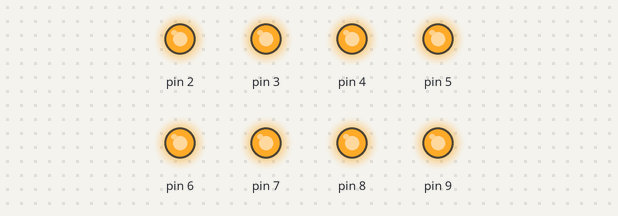
A sketch run on a simulated Arduino Uno, built with avr-gcc and run on an emulated ATmega328P. On the bench: output pins drawn as LEDs (lit = HIGH).

Above: at 0.5 s.
At 3.5 s:
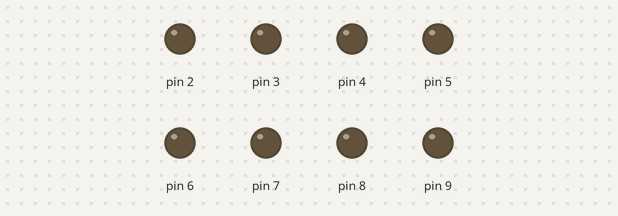
Timing chart, 0 to 4.6 s (numbered marks = the images above):
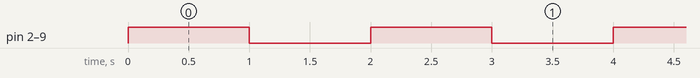

The sketch:

led2.ino
```cpp
int ledPin ; // LED en el pin digital 13
void setup() // configura el pin de salida
{
  for (ledPin=2;ledPin<=9;ledPin++)
   pinMode(ledPin, OUTPUT); // configura el pin 13 comosalida

}
void loop() // inicia el bucle del programa
{
  for (ledPin=2;ledPin<=9;ledPin++)
    digitalWrite(ledPin, HIGH); // activa el LED
    delay(1000); // espera 1 segundo
  for (ledPin=2;ledPin<=9;ledPin++)
      digitalWrite(ledPin, LOW); // desactiva el LED
      delay(1000); // espera 1 segundo
}
```

Measured:
- by itself, pin 2–9: alternates HIGH for 1.0 s and LOW for 1.0 s
